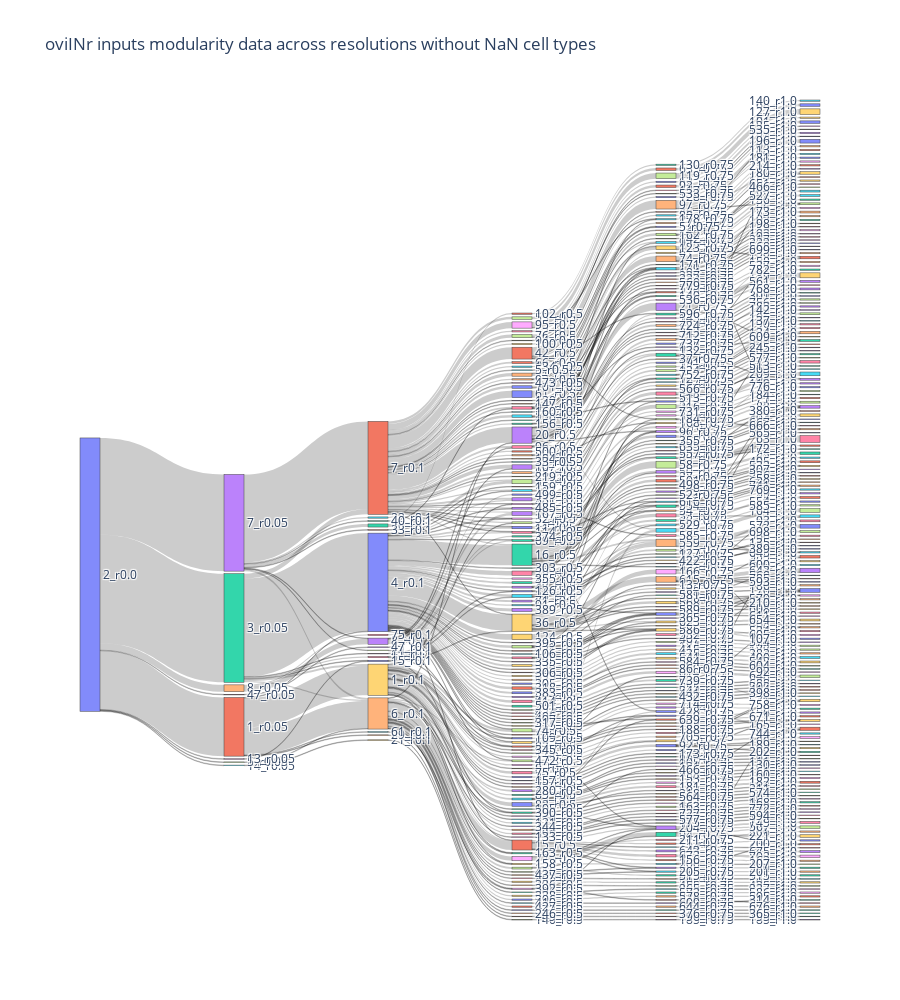

Notebook code cell kept with this figure:
### Code cell
from viz_functions import create_Sankey_fig
create_Sankey_fig(pretest,'oviINr inputs modularity data across resolutions without NaN cell types')

### Figure 1 — Plotly figure (JSON) as saved in the notebook; plotly's stock layout.template omitted (floating-point values rounded to 4 significant figures; data arrays with more than 128 entries replaced by an {"elided": "..."} marker saying what was removed)
{"data": [{"link": {"source": {"elided": "681 int values"}, "target": {"elided": "681 int values"}, "value": {"elided": "681 int values"}}, "node": {"label": {"elided": "561 str values"}, "pad": 15, "thickness": 20}, "type": "sankey"}], "layout": {"height": 1000, "title": {"text": "oviINr inputs modularity data across resolutions without NaN cell types"}}}
